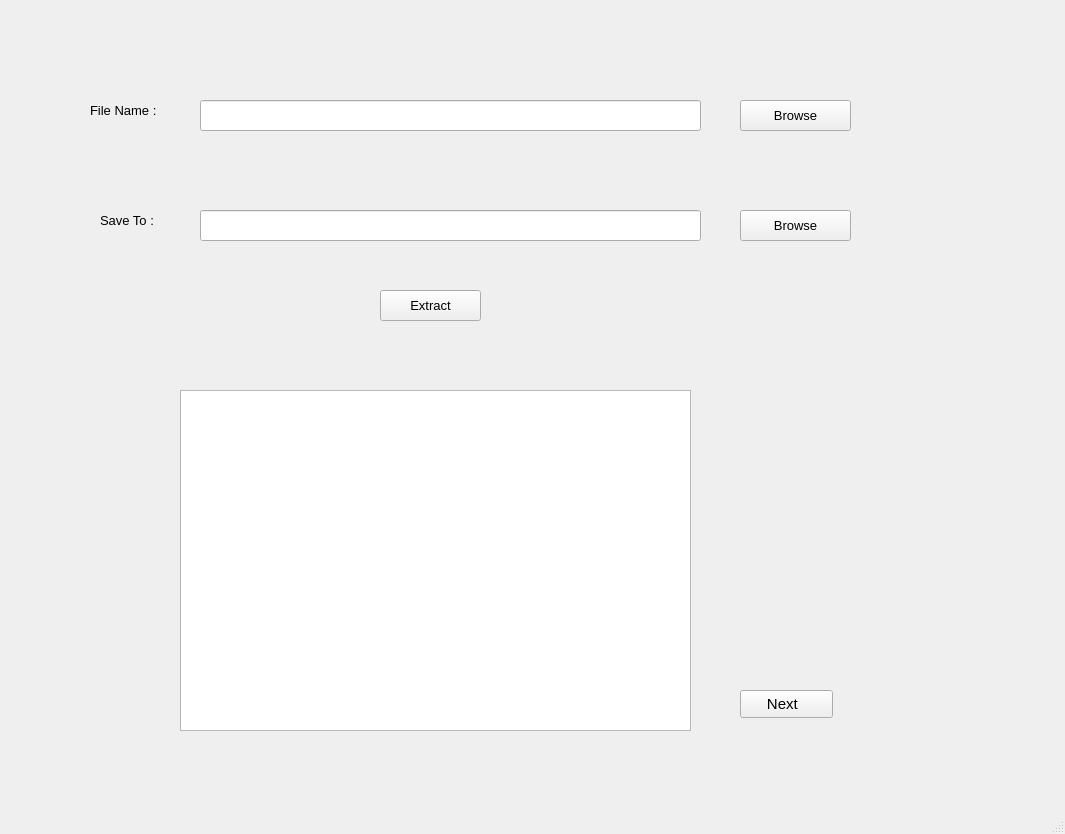
<?xml version="1.0" encoding="UTF-8"?>
<ui version="4.0">
 <class>MainWindow</class>
 <widget class="QMainWindow" name="MainWindow">
  <property name="geometry">
   <rect>
    <x>0</x>
    <y>0</y>
    <width>1065</width>
    <height>834</height>
   </rect>
  </property>
  <property name="font">
   <font>
    <pointsize>10</pointsize>
   </font>
  </property>
  <property name="windowTitle">
   <string>MainWindow</string>
  </property>
  <widget class="QWidget" name="centralwidget">
   <widget class="QLineEdit" name="line_edit1">
    <property name="geometry">
     <rect>
      <x>200</x>
      <y>100</y>
      <width>501</width>
      <height>31</height>
     </rect>
    </property>
   </widget>
   <widget class="QLabel" name="label1">
    <property name="geometry">
     <rect>
      <x>90</x>
      <y>100</y>
      <width>91</width>
      <height>21</height>
     </rect>
    </property>
    <property name="text">
     <string>File Name : </string>
    </property>
   </widget>
   <widget class="QPushButton" name="button1">
    <property name="geometry">
     <rect>
      <x>740</x>
      <y>100</y>
      <width>111</width>
      <height>31</height>
     </rect>
    </property>
    <property name="text">
     <string>Browse</string>
    </property>
   </widget>
   <widget class="QPushButton" name="button2">
    <property name="geometry">
     <rect>
      <x>740</x>
      <y>210</y>
      <width>111</width>
      <height>31</height>
     </rect>
    </property>
    <property name="text">
     <string>Browse</string>
    </property>
   </widget>
   <widget class="QLabel" name="label2">
    <property name="geometry">
     <rect>
      <x>100</x>
      <y>210</y>
      <width>91</width>
      <height>21</height>
     </rect>
    </property>
    <property name="text">
     <string>Save To : </string>
    </property>
   </widget>
   <widget class="QLineEdit" name="line_edit2">
    <property name="geometry">
     <rect>
      <x>200</x>
      <y>210</y>
      <width>501</width>
      <height>31</height>
     </rect>
    </property>
   </widget>
   <widget class="QPushButton" name="button3">
    <property name="geometry">
     <rect>
      <x>380</x>
      <y>290</y>
      <width>101</width>
      <height>31</height>
     </rect>
    </property>
    <property name="text">
     <string>Extract</string>
    </property>
   </widget>
   <widget class="QLabel" name="converting_label">
    <property name="geometry">
     <rect>
      <x>270</x>
      <y>290</y>
      <width>81</width>
      <height>20</height>
     </rect>
    </property>
    <property name="text">
     <string/>
    </property>
   </widget>
   <widget class="QGraphicsView" name="graphicsView">
    <property name="geometry">
     <rect>
      <x>180</x>
      <y>390</y>
      <width>511</width>
      <height>341</height>
     </rect>
    </property>
   </widget>
   <widget class="QPushButton" name="nextbutton">
    <property name="geometry">
     <rect>
      <x>740</x>
      <y>690</y>
      <width>93</width>
      <height>28</height>
     </rect>
    </property>
    <property name="font">
     <font>
      <pointsize>11</pointsize>
     </font>
    </property>
    <property name="text">
     <string>Next  </string>
    </property>
   </widget>
  </widget>
  <widget class="QMenuBar" name="menubar">
   <property name="geometry">
    <rect>
     <x>0</x>
     <y>0</y>
     <width>1065</width>
     <height>29</height>
    </rect>
   </property>
  </widget>
  <widget class="QStatusBar" name="statusbar"/>
 </widget>
 <resources/>
 <connections/>
</ui>
